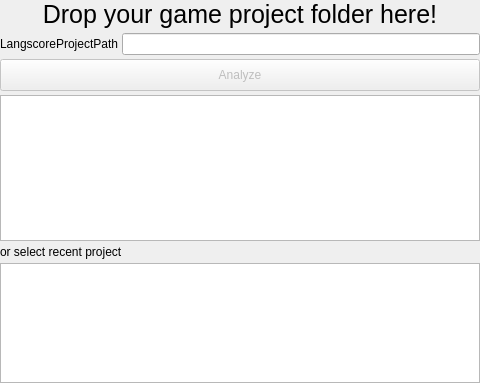
<?xml version="1.0" encoding="UTF-8"?>
<ui version="4.0">
 <class>AnalyzeDialog</class>
 <widget class="QDialog" name="AnalyzeDialog">
  <property name="geometry">
   <rect>
    <x>0</x>
    <y>0</y>
    <width>480</width>
    <height>383</height>
   </rect>
  </property>
  <property name="sizePolicy">
   <sizepolicy hsizetype="Preferred" vsizetype="Expanding">
    <horstretch>0</horstretch>
    <verstretch>0</verstretch>
   </sizepolicy>
  </property>
  <property name="acceptDrops">
   <bool>true</bool>
  </property>
  <property name="windowTitle">
   <string>AnalyzeDialog</string>
  </property>
  <property name="modal">
   <bool>false</bool>
  </property>
  <layout class="QVBoxLayout" name="verticalLayout">
   <property name="spacing">
    <number>4</number>
   </property>
   <property name="leftMargin">
    <number>0</number>
   </property>
   <property name="topMargin">
    <number>0</number>
   </property>
   <property name="rightMargin">
    <number>0</number>
   </property>
   <property name="bottomMargin">
    <number>0</number>
   </property>
   <item>
    <spacer name="verticalSpacer_3">
     <property name="orientation">
      <enum>Qt::Orientation::Vertical</enum>
     </property>
     <property name="sizeHint" stdset="0">
      <size>
       <width>20</width>
       <height>19</height>
      </size>
     </property>
    </spacer>
   </item>
   <item>
    <widget class="QLabel" name="label">
     <property name="font">
      <font>
       <pointsize>19</pointsize>
      </font>
     </property>
     <property name="text">
      <string>Drop your game project folder here!</string>
     </property>
     <property name="alignment">
      <set>Qt::AlignmentFlag::AlignCenter</set>
     </property>
    </widget>
   </item>
   <item>
    <spacer name="verticalSpacer">
     <property name="orientation">
      <enum>Qt::Orientation::Vertical</enum>
     </property>
     <property name="sizeHint" stdset="0">
      <size>
       <width>20</width>
       <height>25</height>
      </size>
     </property>
    </spacer>
   </item>
   <item>
    <layout class="QHBoxLayout" name="horizontalLayout">
     <item>
      <widget class="QLabel" name="label_2">
       <property name="text">
        <string>LangscoreProjectPath</string>
       </property>
      </widget>
     </item>
     <item>
      <widget class="QLineEdit" name="lineEdit">
       <property name="readOnly">
        <bool>true</bool>
       </property>
      </widget>
     </item>
    </layout>
   </item>
   <item>
    <widget class="QPushButton" name="analyzeButton">
     <property name="enabled">
      <bool>false</bool>
     </property>
     <property name="sizePolicy">
      <sizepolicy hsizetype="Expanding" vsizetype="Fixed">
       <horstretch>0</horstretch>
       <verstretch>0</verstretch>
      </sizepolicy>
     </property>
     <property name="minimumSize">
      <size>
       <width>0</width>
       <height>32</height>
      </size>
     </property>
     <property name="maximumSize">
      <size>
       <width>16777215</width>
       <height>32</height>
      </size>
     </property>
     <property name="text">
      <string>Analyze</string>
     </property>
    </widget>
   </item>
   <item>
    <widget class="QPlainTextEdit" name="invokeLog">
     <property name="enabled">
      <bool>true</bool>
     </property>
     <property name="readOnly">
      <bool>true</bool>
     </property>
    </widget>
   </item>
   <item>
    <widget class="QLabel" name="recentProjectLabel">
     <property name="text">
      <string>or select recent project</string>
     </property>
    </widget>
   </item>
   <item>
    <widget class="QTreeWidget" name="recentProjectTree">
     <property name="sizePolicy">
      <sizepolicy hsizetype="Expanding" vsizetype="Fixed">
       <horstretch>0</horstretch>
       <verstretch>0</verstretch>
      </sizepolicy>
     </property>
     <property name="minimumSize">
      <size>
       <width>0</width>
       <height>120</height>
      </size>
     </property>
     <property name="maximumSize">
      <size>
       <width>16777215</width>
       <height>120</height>
      </size>
     </property>
     <attribute name="headerVisible">
      <bool>false</bool>
     </attribute>
     <column>
      <property name="text">
       <string notr="true">1</string>
      </property>
     </column>
    </widget>
   </item>
   <item>
    <spacer name="verticalSpacer_2">
     <property name="orientation">
      <enum>Qt::Orientation::Vertical</enum>
     </property>
     <property name="sizeHint" stdset="0">
      <size>
       <width>20</width>
       <height>37</height>
      </size>
     </property>
    </spacer>
   </item>
  </layout>
 </widget>
 <resources/>
 <connections/>
</ui>
